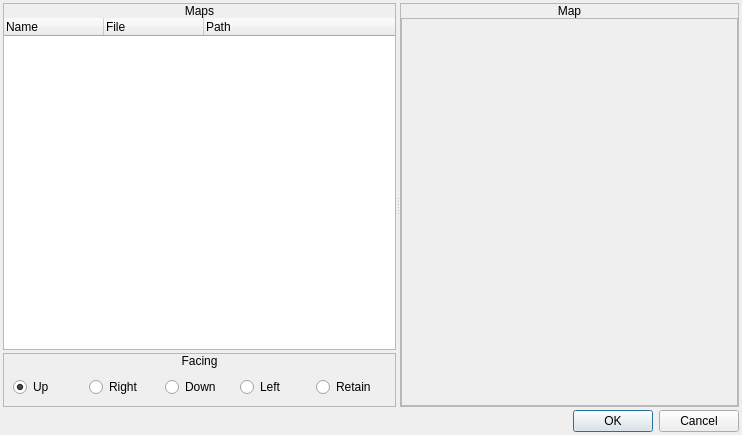
<?xml version="1.0" encoding="UTF-8"?>
<ui version="4.0">
 <class>ConfigureEvent_Teleport</class>
 <widget class="QDialog" name="ConfigureEvent_Teleport">
  <property name="geometry">
   <rect>
    <x>0</x>
    <y>0</y>
    <width>742</width>
    <height>435</height>
   </rect>
  </property>
  <property name="windowTitle">
   <string>Teleport</string>
  </property>
  <property name="styleSheet">
   <string notr="true">.QFrame
{
	border: 1px solid palette(text);
}

.QFrame&gt;QLabel
{
	background-color: palette(text);
	color: palette(window);
}</string>
  </property>
  <layout class="QVBoxLayout" name="verticalLayout_7">
   <property name="spacing">
    <number>3</number>
   </property>
   <property name="leftMargin">
    <number>3</number>
   </property>
   <property name="topMargin">
    <number>3</number>
   </property>
   <property name="rightMargin">
    <number>3</number>
   </property>
   <property name="bottomMargin">
    <number>3</number>
   </property>
   <item>
    <widget class="QSplitter" name="splitter">
     <property name="orientation">
      <enum>Qt::Horizontal</enum>
     </property>
     <widget class="QWidget" name="widget_3" native="true">
      <layout class="QVBoxLayout" name="verticalLayout_4">
       <property name="spacing">
        <number>3</number>
       </property>
       <property name="leftMargin">
        <number>0</number>
       </property>
       <property name="topMargin">
        <number>0</number>
       </property>
       <property name="rightMargin">
        <number>0</number>
       </property>
       <property name="bottomMargin">
        <number>0</number>
       </property>
       <item>
        <widget class="QFrame" name="frame">
         <property name="frameShape">
          <enum>QFrame::StyledPanel</enum>
         </property>
         <property name="frameShadow">
          <enum>QFrame::Raised</enum>
         </property>
         <layout class="QVBoxLayout" name="verticalLayout">
          <property name="spacing">
           <number>0</number>
          </property>
          <property name="leftMargin">
           <number>0</number>
          </property>
          <property name="topMargin">
           <number>0</number>
          </property>
          <property name="rightMargin">
           <number>0</number>
          </property>
          <property name="bottomMargin">
           <number>0</number>
          </property>
          <item>
           <widget class="QLabel" name="label">
            <property name="sizePolicy">
             <sizepolicy hsizetype="Preferred" vsizetype="Fixed">
              <horstretch>0</horstretch>
              <verstretch>0</verstretch>
             </sizepolicy>
            </property>
            <property name="text">
             <string>Maps</string>
            </property>
            <property name="alignment">
             <set>Qt::AlignCenter</set>
            </property>
           </widget>
          </item>
          <item>
           <widget class="QWidget" name="widget" native="true">
            <layout class="QVBoxLayout" name="verticalLayout_2">
             <property name="spacing">
              <number>0</number>
             </property>
             <property name="leftMargin">
              <number>0</number>
             </property>
             <property name="topMargin">
              <number>0</number>
             </property>
             <property name="rightMargin">
              <number>0</number>
             </property>
             <property name="bottomMargin">
              <number>0</number>
             </property>
             <item>
              <widget class="QTreeWidget" name="treeMaps">
               <property name="frameShape">
                <enum>QFrame::NoFrame</enum>
               </property>
               <column>
                <property name="text">
                 <string>Name</string>
                </property>
               </column>
               <column>
                <property name="text">
                 <string>File</string>
                </property>
               </column>
               <column>
                <property name="text">
                 <string>Path</string>
                </property>
               </column>
              </widget>
             </item>
            </layout>
           </widget>
          </item>
         </layout>
        </widget>
       </item>
       <item>
        <widget class="QFrame" name="frame_2">
         <property name="sizePolicy">
          <sizepolicy hsizetype="Preferred" vsizetype="Fixed">
           <horstretch>0</horstretch>
           <verstretch>0</verstretch>
          </sizepolicy>
         </property>
         <property name="frameShape">
          <enum>QFrame::StyledPanel</enum>
         </property>
         <property name="frameShadow">
          <enum>QFrame::Raised</enum>
         </property>
         <layout class="QVBoxLayout" name="verticalLayout_3">
          <property name="spacing">
           <number>0</number>
          </property>
          <property name="leftMargin">
           <number>0</number>
          </property>
          <property name="topMargin">
           <number>0</number>
          </property>
          <property name="rightMargin">
           <number>0</number>
          </property>
          <property name="bottomMargin">
           <number>0</number>
          </property>
          <item>
           <widget class="QLabel" name="label_2">
            <property name="sizePolicy">
             <sizepolicy hsizetype="Preferred" vsizetype="Fixed">
              <horstretch>0</horstretch>
              <verstretch>0</verstretch>
             </sizepolicy>
            </property>
            <property name="text">
             <string>Facing</string>
            </property>
            <property name="alignment">
             <set>Qt::AlignCenter</set>
            </property>
           </widget>
          </item>
          <item>
           <widget class="QWidget" name="widget_2" native="true">
            <layout class="QHBoxLayout" name="horizontalLayout">
             <item>
              <widget class="QRadioButton" name="btnFacingUp">
               <property name="text">
                <string>Up</string>
               </property>
               <property name="checked">
                <bool>true</bool>
               </property>
              </widget>
             </item>
             <item>
              <widget class="QRadioButton" name="btnFacingRight">
               <property name="text">
                <string>Right</string>
               </property>
              </widget>
             </item>
             <item>
              <widget class="QRadioButton" name="btnFacingDown">
               <property name="text">
                <string>Down</string>
               </property>
              </widget>
             </item>
             <item>
              <widget class="QRadioButton" name="btnFacingLeft">
               <property name="text">
                <string>Left</string>
               </property>
              </widget>
             </item>
             <item>
              <widget class="QRadioButton" name="btnFacingRetain">
               <property name="text">
                <string>Retain</string>
               </property>
              </widget>
             </item>
            </layout>
           </widget>
          </item>
         </layout>
        </widget>
       </item>
      </layout>
     </widget>
     <widget class="QFrame" name="frmMapView">
      <property name="frameShape">
       <enum>QFrame::StyledPanel</enum>
      </property>
      <property name="frameShadow">
       <enum>QFrame::Raised</enum>
      </property>
      <layout class="QVBoxLayout" name="verticalLayout_5">
       <property name="spacing">
        <number>0</number>
       </property>
       <property name="leftMargin">
        <number>0</number>
       </property>
       <property name="topMargin">
        <number>0</number>
       </property>
       <property name="rightMargin">
        <number>0</number>
       </property>
       <property name="bottomMargin">
        <number>0</number>
       </property>
       <item>
        <widget class="QLabel" name="label_3">
         <property name="sizePolicy">
          <sizepolicy hsizetype="Preferred" vsizetype="Fixed">
           <horstretch>0</horstretch>
           <verstretch>0</verstretch>
          </sizepolicy>
         </property>
         <property name="text">
          <string>Map</string>
         </property>
         <property name="alignment">
          <set>Qt::AlignCenter</set>
         </property>
        </widget>
       </item>
       <item>
        <widget class="QWidget" name="widget_6" native="true">
         <layout class="QVBoxLayout" name="verticalLayout_6">
          <property name="spacing">
           <number>0</number>
          </property>
          <property name="leftMargin">
           <number>0</number>
          </property>
          <property name="topMargin">
           <number>0</number>
          </property>
          <property name="rightMargin">
           <number>0</number>
          </property>
          <property name="bottomMargin">
           <number>0</number>
          </property>
          <item>
           <widget class="QScrollArea" name="panMapArea">
            <property name="widgetResizable">
             <bool>true</bool>
            </property>
            <property name="alignment">
             <set>Qt::AlignCenter</set>
            </property>
            <widget class="QWidget" name="scrollAreaWidgetContents">
             <property name="geometry">
              <rect>
               <x>0</x>
               <y>0</y>
               <width>414</width>
               <height>380</height>
              </rect>
             </property>
             <layout class="QHBoxLayout" name="horizontalLayout_5">
              <property name="spacing">
               <number>0</number>
              </property>
              <property name="leftMargin">
               <number>0</number>
              </property>
              <property name="topMargin">
               <number>0</number>
              </property>
              <property name="rightMargin">
               <number>0</number>
              </property>
              <property name="bottomMargin">
               <number>0</number>
              </property>
              <item>
               <widget class="ImageView" name="imgMapView">
                <property name="minimumSize">
                 <size>
                  <width>256</width>
                  <height>256</height>
                 </size>
                </property>
                <property name="maximumSize">
                 <size>
                  <width>256</width>
                  <height>256</height>
                 </size>
                </property>
                <property name="styleSheet">
                 <string notr="true">background-image: url(:/icons/bg.png);</string>
                </property>
                <property name="text">
                 <string/>
                </property>
               </widget>
              </item>
             </layout>
            </widget>
           </widget>
          </item>
         </layout>
        </widget>
       </item>
      </layout>
     </widget>
    </widget>
   </item>
   <item>
    <widget class="QDialogButtonBox" name="buttonBox">
     <property name="orientation">
      <enum>Qt::Horizontal</enum>
     </property>
     <property name="standardButtons">
      <set>QDialogButtonBox::Cancel|QDialogButtonBox::Ok</set>
     </property>
    </widget>
   </item>
  </layout>
 </widget>
 <customwidgets>
  <customwidget>
   <class>ImageView</class>
   <extends>QLabel</extends>
   <header>imageview.h</header>
  </customwidget>
 </customwidgets>
 <resources>
  <include location="icons.qrc"/>
 </resources>
 <connections>
  <connection>
   <sender>buttonBox</sender>
   <signal>accepted()</signal>
   <receiver>ConfigureEvent_Teleport</receiver>
   <slot>accept()</slot>
   <hints>
    <hint type="sourcelabel">
     <x>248</x>
     <y>254</y>
    </hint>
    <hint type="destinationlabel">
     <x>157</x>
     <y>274</y>
    </hint>
   </hints>
  </connection>
  <connection>
   <sender>buttonBox</sender>
   <signal>rejected()</signal>
   <receiver>ConfigureEvent_Teleport</receiver>
   <slot>reject()</slot>
   <hints>
    <hint type="sourcelabel">
     <x>316</x>
     <y>260</y>
    </hint>
    <hint type="destinationlabel">
     <x>286</x>
     <y>274</y>
    </hint>
   </hints>
  </connection>
 </connections>
</ui>
